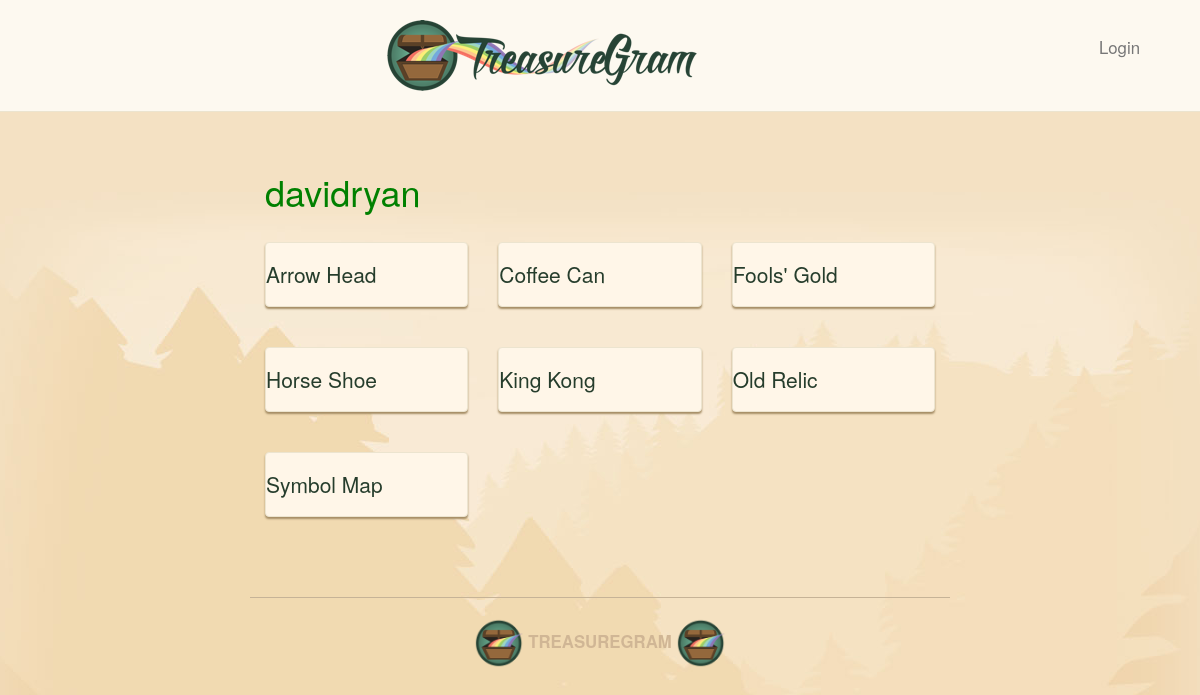
The page /user/davidryan/ on the database its author committed.
### main_app/models.py (models this page shows, shortened)
class Treasure(models.Model):
    user = models.ForeignKey(User)
    name = models.CharField(max_length=100)
    value = models.DecimalField(max_digits=10,decimal_places=2)
    material = models.CharField(max_length=100)
    location = models.CharField(max_length=100)
    image = models.ImageField(upload_to='treasure_images',default='media/default.png')
    likes = models.IntegerField(default=0)

### main_app/views.py (the view)
# urls.py: url(r'^user/(\w+)/$', views.profile, name='profile'),
def profile(request, username):
    user = User.objects.get(username=username)
    treasures = Treasure.objects.filter(user=user)
    return render(request,'profile.html', {'username':username,'treasures': treasures})

### main_app/templates/profile.html (shortened to what this page needs)
{% extends 'base.html' %}
{% load staticfiles %}
{% block content %}
<h1> {{ username }}</h1><br>
    <div class="row">
    {% for treasure in treasures %}
        <div class="col-md-4">
            <div class="treasure panel panel default">
                <a href="/{{treasure.id}}/"
                <div class="panel-heading">
                <h3 class="panel-title">{{treasure.name}}</h3>
            </div>
         </div>
    {% endfor %}
{% endblock %}

### main_app/static/style.css (style rules this page uses)
h1 { color: green; }
body { background: #f3e1c5 url(images/brand-bg.jpg) no-repeat center top; color: #263d2c; }
.panel { background: #fff6e8; border-color: #ece4cf; box-shadow: 0 2px 2px #a58d65; }
.panel-title { font-size: 1.5em; color: #263d2c; }
.treasure { margin-bottom: 20px; }

### rows shown on the page
Treasure: name "Arrow Head"
Treasure: name "Coffee Can"
Treasure: name "Fools' Gold"
Treasure: name "Horse Shoe"
Treasure: name "King Kong"
Treasure: name "Old Relic"
Treasure: name "Symbol Map"

### other values the page prints
{{ username }} "davidryan"
